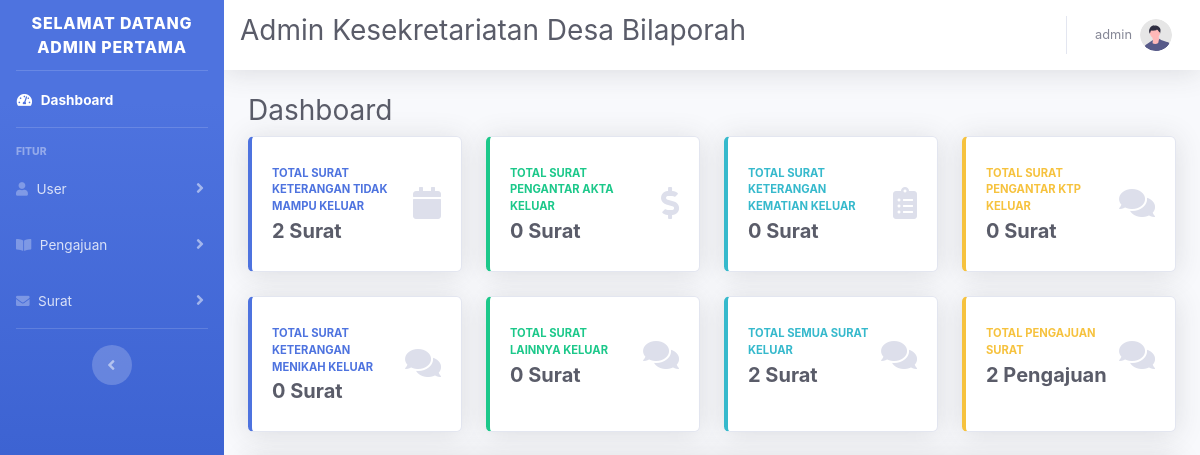
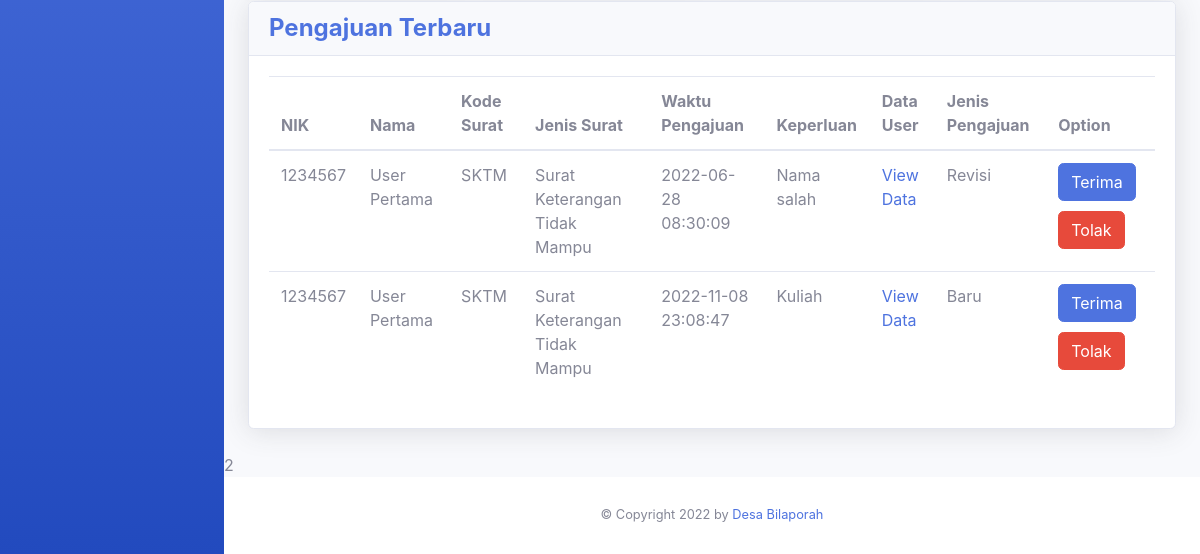
Page /admin/page_admin.php (signed in) on the earlier database version (2 pictures, top to bottom).
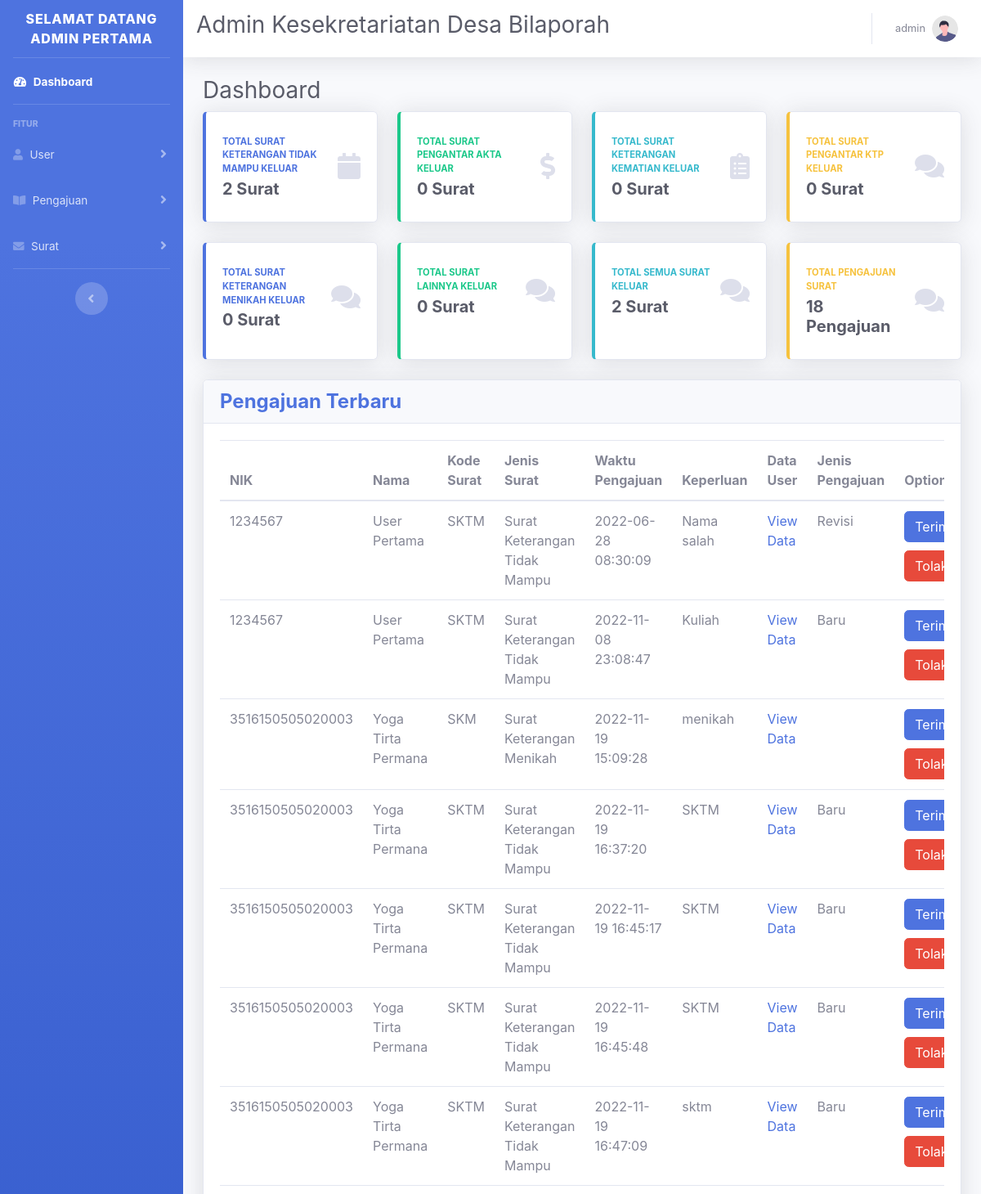
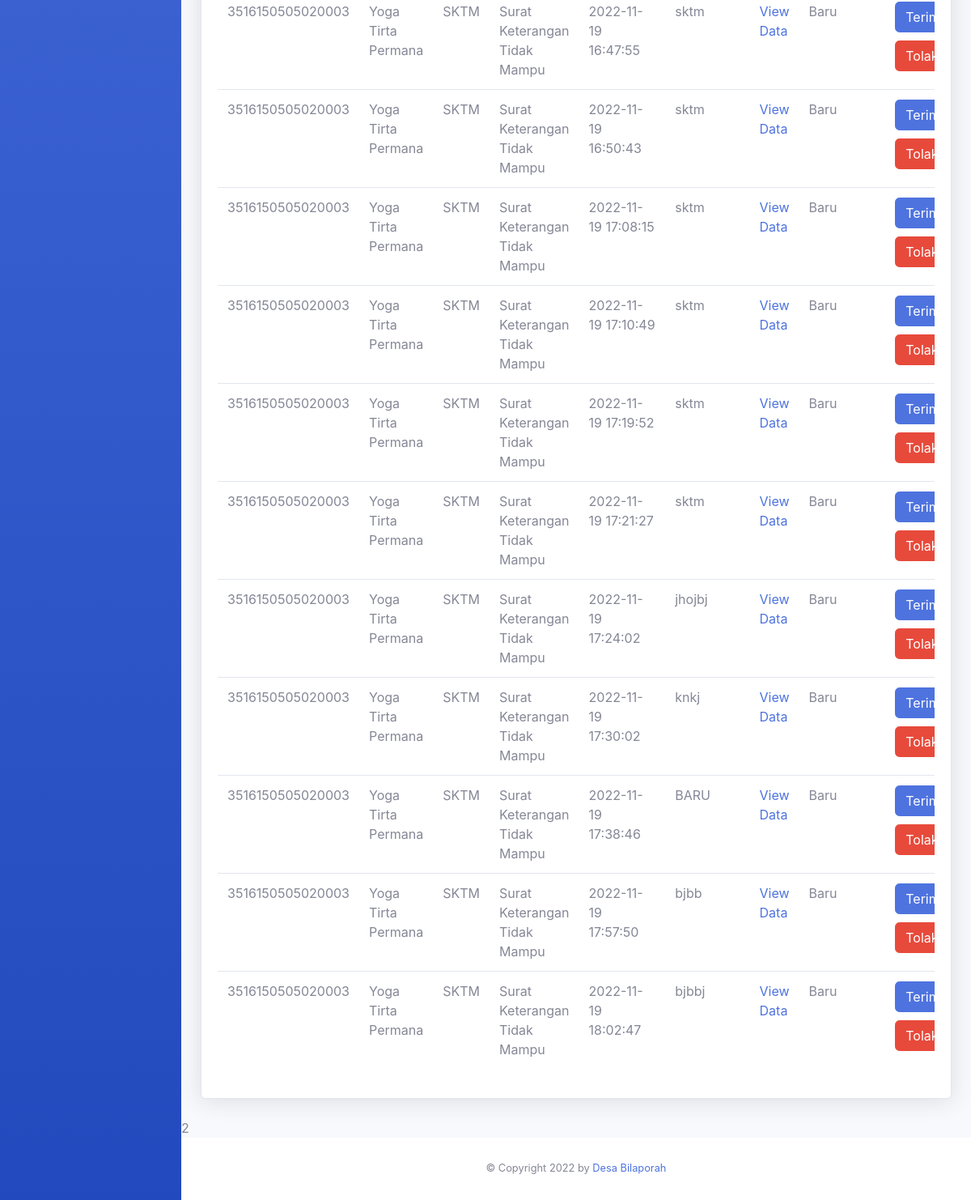
Same page on the later database version (2 pictures, top to bottom).
### tables this page shows
CREATE TABLE `tb_pengajuan` (
  `id_pengajuan` int(11) NOT NULL,
  `nik` varchar(100) DEFAULT NULL,
  `kode_surat` varchar(5) DEFAULT NULL,
  `tgl_pengajuan` datetime DEFAULT NULL,
  `keperluan` varchar(200) DEFAULT NULL,
  `jenis_pengajuan` varchar(50) DEFAULT NULL,
  `status_pengajuan` enum('Menunggu','Di Terima','Di Tolak','Revisi Di Terima','Revisi Selesai') DEFAULT NULL
);

CREATE TABLE `tb_user` (
  `nik` varchar(100) NOT NULL,
  `username` varchar(100) DEFAULT NULL,
  `password` varchar(100) NOT NULL,
  `nama_user` varchar(100) NOT NULL,
  `tempat_lahir` varchar(100) NOT NULL,
  `tanggal_lahir` varchar(100) NOT NULL,
  `gender` varchar(50) NOT NULL,
  `agama` varchar(50) NOT NULL,
  `alamat` varchar(255) NOT NULL,
  `role_user` enum('Warga','Admin') NOT NULL
);

CREATE TABLE `tb_surat` (
  `kode_surat` char(5) NOT NULL,
  `jenis_surat` varchar(50) NOT NULL,
  `surat_keluar` int(11) NOT NULL
);

### db/dashboard.php (the view)
<?php
include "../connect/koneksi.php";
$tb_pengajuan = mysqli_query($koneksi, "SELECT * FROM tb_user INNER JOIN tb_pengajuan USING(nik) INNER JOIN tb_surat USING(kode_surat)");
while ($row = mysqli_fetch_assoc($tb_pengajuan)) :
    if ($row["status_pengajuan"] == "Menunggu") { ?>
        <tr>
            <td><?= $row["nik"] ?></td>
            <td><?= $row["nama_user"] ?></td>
            <td><?= $row["kode_surat"] ?></td>
            <td><?= $row["jenis_surat"] ?></td>
            <td><?= $row["tgl_pengajuan"] ?></td>
            <td><?= $row["keperluan"] ?></td>
            <?php
            if ($row["kode_surat"] == "SKTM") { ?>
                <td>
                    <a href="../data_input/data_sktm.php?id_pengajuan=<?= $row['id_pengajuan'] ?>">View Data</a>
                </td>
            <?php } elseif ($row["kode_surat"] == "SKK") { ?>
                <td>
                    <a href="../data_input/data_skk.php?id_pengajuan=<?= $row['id_pengajuan'] ?>">View Data</a>
                </td>
            <?php } elseif ($row["kode_surat"] == "SKM") { ?>
                <td>
                    <a href="../data_input/data_skm.php?id_pengajuan=<?= $row['id_pengajuan'] ?>">View Data</a>
                </td>
            <?php } elseif ($row["kode_surat"] == "SL") { ?>
                <td>
                    <a href="../data_input/data_sl.php?id_pengajuan=<?= $row['id_pengajuan'] ?>">View Data</a>
                </td>
            <?php } elseif ($row["kode_surat"] == "SPA") { ?>
                <td>
                    <a href="../data_input/data_spa.php?id_pengajuan=<?= $row['id_pengajuan'] ?>">View Data</a>
                </td>
            <?php } elseif ($row["kode_surat"] == "SPK") { ?>
                <td>
                    <a href="../data_input/data_spk.php?id_pengajuan=<?= $row['id_pengajuan'] ?>">View Data</a>
                </td>
            <?php } ?>
            <td><?= $row["jenis_pengajuan"] ?></td>
            <td>
                <a href="../update_data/terima_pengajuan.php?id_pengajuan=<?= $row["id_pengajuan"] ?>&kode_surat=<?= $row["kode_surat"] ?>&nik_user=<?= $row["nik"] ?>"><button type="button" class="btn btn-primary" style="margin-bottom: 10px;">Terima</button></a>
                <a href="../update_data/tolak_pengajuan.php?id_pengajuan=<?= $row["id_pengajuan"] ?>&kode_surat=<?= $row["kode_surat"] ?>&nik_user=<?= $row["nik"] ?>"><button type="button" class="btn btn-danger">Tolak</button></a>
            </td>
        </tr>
<?php
    }
endwhile;
?>

### admin/page_admin.php (shortened to what the changed rows need)
<?php
include "../connect/koneksi.php";
?>
<!DOCTYPE html>
<html lang="en">
<head>
    <link href="../css/sb-admin-2.min.css" rel="stylesheet">
    <link href="../vendor/fontawesome-free/css/all.min.css" rel="stylesheet" type="text/css">
    <link href="../vendor/datatables/dataTables.bootstrap4.min.css" rel="stylesheet">
</head>
<body>
    <?php include "../desain/sidebar_admin.php"; ?>
    <?php include "../desain/navbar_admin.php"; ?>
    <?php
    $total_pengajuan = mysqli_fetch_assoc(mysqli_query($koneksi, "SELECT COUNT(tb_pengajuan.status_pengajuan) AS total FROM tb_pengajuan where tb_pengajuan.status_pengajuan='Menunggu'"));
    ?>
    <div class="container-fluid">
        <h1 class="h3 mb-2 text-gray-800">Dashboard</h1>
        <div class="row">
            <div class="col-xl-3 col-md-6 mb-4">
                <div class="card border-left-warning shadow h-100 py-2">
                    <div class="card-body">
                        <div class="row no-gutters align-items-center">
                            <div class="col mr-2">
                                <div class="text-xs font-weight-bold text-warning text-uppercase mb-1">TOTAL PENGAJUAN SURAT</div>
                                <div class="h5 mb-0 font-weight-bold text-gray-800"><?= $total_pengajuan["total"] ?> Pengajuan</div>
                            </div>
                        </div>
                    </div>
                </div>
            </div>
        </div>
    </div>
    <div class="container-fluid">
        <div class="card shadow mb-4">
            <div class="card-body">
                <div class="table-responsive">
                    <table class="table table-hover" id="dataTable" width="100%" cellspacing="0">
                        <thead>
                            <tr>
                                <th>NIK</th>
                                <th>Nama</th>
                                <th>Kode Surat</th>
                                <th>Jenis Surat</th>
                                <th>Waktu Pengajuan</th>
                                <th>Keperluan</th>
                                <th>Data User</th>
                                <th>Jenis Pengajuan</th>
                                <th>Option</th>
                            </tr>
                        </thead>
                        <tbody>
                            <?php
                            include "../db/dashboard.php"
                            ?>
                        </tbody>
                    </table>
                </div>
            </div>
        </div>
    </div>2
</body>
</html>

Differences in the rows shown:
added tb_pengajuan: nik.nik "3516150505020003", nik.nama_user "Yoga Tirta Permana", kode_surat "SKM", kode_surat.jenis_surat "Surat Keterangan Menikah", tgl_pengajuan "2022-11-19 15:09:28", keperluan "menikah"
added tb_pengajuan: nik.nik "3516150505020003", nik.nama_user "Yoga Tirta Permana", kode_surat "SKTM", kode_surat.jenis_surat "Surat Keterangan Tidak Mampu", tgl_pengajuan "2022-11-19 16:37:20", keperluan "SKTM", jenis_pengajuan "Baru"
added tb_pengajuan: nik.nik "3516150505020003", nik.nama_user "Yoga Tirta Permana", kode_surat "SKTM", kode_surat.jenis_surat "Surat Keterangan Tidak Mampu", tgl_pengajuan "2022-11-19 16:45:17", keperluan "SKTM", jenis_pengajuan "Baru"
added tb_pengajuan: nik.nik "3516150505020003", nik.nama_user "Yoga Tirta Permana", kode_surat "SKTM", kode_surat.jenis_surat "Surat Keterangan Tidak Mampu", tgl_pengajuan "2022-11-19 16:45:48", keperluan "SKTM", jenis_pengajuan "Baru"
added tb_pengajuan: nik.nik "3516150505020003", nik.nama_user "Yoga Tirta Permana", kode_surat "SKTM", kode_surat.jenis_surat "Surat Keterangan Tidak Mampu", tgl_pengajuan "2022-11-19 16:47:09", keperluan "sktm", jenis_pengajuan "Baru"
added tb_pengajuan: nik.nik "3516150505020003", nik.nama_user "Yoga Tirta Permana", kode_surat "SKTM", kode_surat.jenis_surat "Surat Keterangan Tidak Mampu", tgl_pengajuan "2022-11-19 16:47:55", keperluan "sktm", jenis_pengajuan "Baru"
added tb_pengajuan: nik.nik "3516150505020003", nik.nama_user "Yoga Tirta Permana", kode_surat "SKTM", kode_surat.jenis_surat "Surat Keterangan Tidak Mampu", tgl_pengajuan "2022-11-19 16:50:43", keperluan "sktm", jenis_pengajuan "Baru"
added tb_pengajuan: nik.nik "3516150505020003", nik.nama_user "Yoga Tirta Permana", kode_surat "SKTM", kode_surat.jenis_surat "Surat Keterangan Tidak Mampu", tgl_pengajuan "2022-11-19 17:08:15", keperluan "sktm", jenis_pengajuan "Baru"
added tb_pengajuan: nik.nik "3516150505020003", nik.nama_user "Yoga Tirta Permana", kode_surat "SKTM", kode_surat.jenis_surat "Surat Keterangan Tidak Mampu", tgl_pengajuan "2022-11-19 17:10:49", keperluan "sktm", jenis_pengajuan "Baru"
added tb_pengajuan: nik.nik "3516150505020003", nik.nama_user "Yoga Tirta Permana", kode_surat "SKTM", kode_surat.jenis_surat "Surat Keterangan Tidak Mampu", tgl_pengajuan "2022-11-19 17:19:52", keperluan "sktm", jenis_pengajuan "Baru"
added tb_pengajuan: nik.nik "3516150505020003", nik.nama_user "Yoga Tirta Permana", kode_surat "SKTM", kode_surat.jenis_surat "Surat Keterangan Tidak Mampu", tgl_pengajuan "2022-11-19 17:21:27", keperluan "sktm", jenis_pengajuan "Baru"
added tb_pengajuan: nik.nik "3516150505020003", nik.nama_user "Yoga Tirta Permana", kode_surat "SKTM", kode_surat.jenis_surat "Surat Keterangan Tidak Mampu", tgl_pengajuan "2022-11-19 17:24:02", keperluan "jhojbj", jenis_pengajuan "Baru"
added tb_pengajuan: nik.nik "3516150505020003", nik.nama_user "Yoga Tirta Permana", kode_surat "SKTM", kode_surat.jenis_surat "Surat Keterangan Tidak Mampu", tgl_pengajuan "2022-11-19 17:30:02", keperluan "knkj", jenis_pengajuan "Baru"
added tb_pengajuan: nik.nik "3516150505020003", nik.nama_user "Yoga Tirta Permana", kode_surat "SKTM", kode_surat.jenis_surat "Surat Keterangan Tidak Mampu", tgl_pengajuan "2022-11-19 17:38:46", keperluan "BARU", jenis_pengajuan "Baru"
added tb_pengajuan: nik.nik "3516150505020003", nik.nama_user "Yoga Tirta Permana", kode_surat "SKTM", kode_surat.jenis_surat "Surat Keterangan Tidak Mampu", tgl_pengajuan "2022-11-19 17:57:50", keperluan "bjbb", jenis_pengajuan "Baru"
added tb_pengajuan: nik.nik "3516150505020003", nik.nama_user "Yoga Tirta Permana", kode_surat "SKTM", kode_surat.jenis_surat "Surat Keterangan Tidak Mampu", tgl_pengajuan "2022-11-19 18:02:47", keperluan "bjbbj", jenis_pengajuan "Baru"
Other differences:
$total_pengajuan["total"]: "2" → "18"
